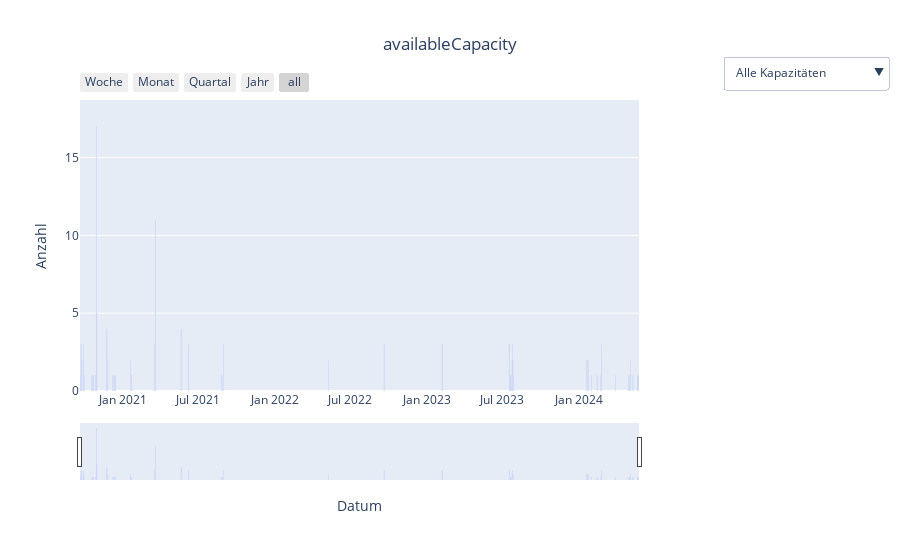

Notebook code for this chart:
### Code cell
df['publishTime'] = pd.to_datetime(df['publishTime']).dt.date

df_filter = df.filter(['publishTime', 'availableCapacity','counter_1'])

df_aggregated = df_filter.groupby(['publishTime', 'availableCapacity'], as_index=False).agg({'counter_1': 'count'})

available_capacities_sorted = sorted(df_aggregated['availableCapacity'].unique())

fig = go.Figure()

dropdown_buttons = []

for i, available_capacity in enumerate(available_capacities_sorted):
    filtered_df = df_aggregated[df_aggregated['availableCapacity'] == available_capacity]
    
    fig.add_trace(go.Bar(
        x=filtered_df['publishTime'],
        y=filtered_df['counter_1'],
        name=f'availableCapacity: {available_capacity}',
        visible=False 
    ))
    
    dropdown_buttons.append({
        'label': f'availableCapacity: {available_capacity}',
        'method': 'update',
        'args': [{'visible': [i == j for j in range(len(available_capacities_sorted))]}]  
    })

dropdown_buttons.insert(0, {
    'label': 'Alle Kapazitäten',
    'method': 'update',
    'args': [{'visible': [True] * len(available_capacities_sorted)}]
})

fig.data[0].visible = True

fig.update_layout(
    title='availableCapacity',
    xaxis=dict(
        title='Datum',
        rangeslider=dict(visible=True),
        type='date',
        rangeselector=dict(
            buttons=list([
                dict(count=7, label='Woche', step='day', stepmode='backward'),
                dict(count=1, label='Monat', step='month', stepmode='backward'),
                dict(count=3, label='Quartal', step='month', stepmode='backward'),  
                dict(count=1, label='Jahr', step='year', stepmode='backward'),
                dict(step='all')  
            ])
        )
    ),
    yaxis_title='Anzahl',
    yaxis=dict(
        title='Anzahl',
        autorange=False,  
        range=[0, df_aggregated['counter_1'].max() * 1.1]  
    ),
    title_x=0.5, 
    updatemenus=[{
        'buttons': dropdown_buttons,
        'direction': 'down',
        'showactive': True,
        'x': 1.15,  
        'xanchor': 'left',
        'y': 1.15,
        'yanchor': 'top'
    }]
)

fig.show()

### Figure 1 — Plotly figure (JSON) as saved in the notebook; plotly's stock layout.template omitted (floating-point values rounded to 4 significant figures)
{"data": [{"name": "availableCapacity: 0", "type": "bar", "visible": true, "x": ["2020-09-21", "2020-09-23", "2020-09-24", "2020-09-28", "2020-09-29", "2020-09-30", "2020-10-19", "2020-10-20", "2020-10-22", "2020-10-27", "2020-10-30", "2020-10-31", "2020-11-24", "2020-11-26", "2020-12-07", "2020-12-10", "2020-12-13", "2020-12-14", "2021-01-20", "2021-01-21", "2021-01-22", "2021-03-19", "2021-03-20", "2021-05-21", "2021-06-07", "2021-08-27", "2021-08-31", "2022-05-10", "2022-09-20", "2023-02-06", "2023-02-07", "2023-07-17", "2023-07-18", "2023-07-20", "2023-07-21", "2023-07-23", "2023-07-24", "2023-07-25", "2023-07-26", "2023-07-27", "2024-01-19", "2024-01-20", "2024-01-23", "2024-01-30", "2024-02-13", "2024-02-21", "2024-02-23", "2024-02-24", "2024-03-28", "2024-04-29", "2024-05-01", "2024-05-02", "2024-05-03", "2024-05-09", "2024-05-20", "2024-05-21", "2024-05-23"], "y": [1, 3, 2, 2, 3, 1, 1, 1, 1, 1, 17, 5, 4, 2, 1, 1, 1, 1, 2, 1, 1, 3, 11, 4, 3, 1, 3, 2, 3, 3, 3, 3, 3, 1, 1, 1, 2, 3, 2, 1, 2, 2, 2, 1, 1, 1, 3, 2, 1, 1, 1, 1, 2, 1, 1, 1, 1]}, {"name": "availableCapacity: 75", "type": "bar", "visible": false, "x": ["2024-01-23", "2024-01-24", "2024-01-25", "2024-01-26", "2024-01-27", "2024-01-28", "2024-01-29"], "y": [2, 1, 1, 1, 2, 3, 1]}, {"name": "availableCapacity: 100", "type": "bar", "visible": false, "x": ["2024-02-24", "2024-02-25"], "y": [1, 2]}, {"name": "availableCapacity: 140", "type": "bar", "visible": false, "x": ["2021-01-18", "2021-01-19", "2021-01-20"], "y": [1, 1, 1]}, {"name": "availableCapacity: 150", "type": "bar", "visible": false, "x": ["2024-01-22", "2024-01-23", "2024-01-29", "2024-01-30", "2024-02-13", "2024-02-24", "2024-03-28", "2024-04-29", "2024-04-30", "2024-05-04"], "y": [1, 2, 1, 3, 2, 1, 1, 1, 1, 1]}, {"name": "availableCapacity: 173", "type": "bar", "visible": false, "x": ["2024-01-20"], "y": [2]}, {"name": "availableCapacity: 200", "type": "bar", "visible": false, "x": ["2021-02-13", "2021-02-17", "2021-02-21", "2021-08-31", "2022-01-24", "2022-06-15", "2022-06-16", "2022-06-24", "2022-06-28", "2024-02-25", "2024-02-26", "2024-04-30", "2024-05-01", "2024-05-02", "2024-05-03", "2024-05-04", "2024-05-09"], "y": [4, 4, 2, 2, 2, 2, 1, 2, 2, 1, 2, 1, 1, 1, 2, 1, 1]}, {"name": "availableCapacity: 240", "type": "bar", "visible": false, "x": ["2020-11-16", "2020-11-17", "2020-11-19", "2020-11-20"], "y": [1, 1, 1, 1]}, {"name": "availableCapacity: 250", "type": "bar", "visible": false, "x": ["2023-04-24", "2023-04-25"], "y": [9, 3]}, {"name": "availableCapacity: 252", "type": "bar", "visible": false, "x": ["2021-01-30"], "y": [1]}, {"name": "availableCapacity: 260", "type": "bar", "visible": false, "x": ["2021-01-18", "2021-01-19", "2024-01-19"], "y": [2, 1, 2]}, {"name": "availableCapacity: 266", "type": "bar", "visible": false, "x": ["2021-01-10", "2021-01-13", "2021-01-18", "2021-01-21", "2021-01-23", "2021-01-24", "2021-02-03", "2021-02-04", "2021-09-08", "2021-09-17"], "y": [3, 1, 1, 1, 2, 1, 1, 1, 1, 1]}, {"name": "availableCapacity: 273", "type": "bar", "visible": false, "x": ["2021-01-06", "2021-01-08", "2021-01-26", "2021-01-27", "2021-01-28", "2021-01-29", "2021-09-08", "2021-09-17"], "y": [2, 1, 3, 1, 1, 1, 1, 1]}, {"name": "availableCapacity: 280", "type": "bar", "visible": false, "x": ["2021-01-01", "2021-01-02", "2021-01-05", "2021-01-09", "2021-09-10", "2021-09-11"], "y": [1, 2, 1, 1, 1, 1]}, {"name": "availableCapacity: 287", "type": "bar", "visible": false, "x": ["2021-01-10", "2021-01-13", "2021-01-21", "2021-01-24", "2021-02-05"], "y": [3, 1, 1, 1, 1]}, {"name": "availableCapacity: 294", "type": "bar", "visible": false, "x": ["2020-12-22", "2021-01-06", "2021-01-10", "2021-01-21", "2021-01-26", "2021-02-05", "2021-02-08", "2021-09-12", "2021-09-15", "2021-09-16", "2021-09-17", "2022-07-22"], "y": [1, 1, 1, 1, 1, 2, 2, 1, 1, 1, 2, 1]}, {"name": "availableCapacity: 300", "type": "bar", "visible": false, "x": ["2024-01-23"], "y": [1]}], "layout": {"title": {"text": "availableCapacity", "x": 0.5}, "updatemenus": [{"buttons": [{"args": [{"visible": [true, true, true, true, true, true, true, true, true, true, true, true, true, true, true, true, true]}], "label": "Alle Kapazitäten", "method": "update"}, {"args": [{"visible": [true, false, false, false, false, false, false, false, false, false, false, false, false, false, false, false, false]}], "label": "availableCapacity: 0", "method": "update"}, {"args": [{"visible": [false, true, false, false, false, false, false, false, false, false, false, false, false, false, false, false, false]}], "label": "availableCapacity: 75", "method": "update"}, {"args": [{"visible": [false, false, true, false, false, false, false, false, false, false, false, false, false, false, false, false, false]}], "label": "availableCapacity: 100", "method": "update"}, {"args": [{"visible": [false, false, false, true, false, false, false, false, false, false, false, false, false, false, false, false, false]}], "label": "availableCapacity: 140", "method": "update"}, {"args": [{"visible": [false, false, false, false, true, false, false, false, false, false, false, false, false, false, false, false, false]}], "label": "availableCapacity: 150", "method": "update"}, {"args": [{"visible": [false, false, false, false, false, true, false, false, false, false, false, false, false, false, false, false, false]}], "label": "availableCapacity: 173", "method": "update"}, {"args": [{"visible": [false, false, false, false, false, false, true, false, false, false, false, false, false, false, false, false, false]}], "label": "availableCapacity: 200", "method": "update"}, {"args": [{"visible": [false, false, false, false, false, false, false, true, false, false, false, false, false, false, false, false, false]}], "label": "availableCapacity: 240", "method": "update"}, {"args": [{"visible": [false, false, false, false, false, false, false, false, true, false, false, false, false, false, false, false, false]}], "label": "availableCapacity: 250", "method": "update"}, {"args": [{"visible": [false, false, false, false, false, false, false, false, false, true, false, false, false, false, false, false, false]}], "label": "availableCapacity: 252", "method": "update"}, {"args": [{"visible": [false, false, false, false, false, false, false, false, false, false, true, false, false, false, false, false, false]}], "label": "availableCapacity: 260", "method": "update"}, {"args": [{"visible": [false, false, false, false, false, false, false, false, false, false, false, true, false, false, false, false, false]}], "label": "availableCapacity: 266", "method": "update"}, {"args": [{"visible": [false, false, false, false, false, false, false, false, false, false, false, false, true, false, false, false, false]}], "label": "availableCapacity: 273", "method": "update"}, {"args": [{"visible": [false, false, false, false, false, false, false, false, false, false, false, false, false, true, false, false, false]}], "label": "availableCapacity: 280", "method": "update"}, {"args": [{"visible": [false, false, false, false, false, false, false, false, false, false, false, false, false, false, true, false, false]}], "label": "availableCapacity: 287", "method": "update"}, {"args": [{"visible": [false, false, false, false, false, false, false, false, false, false, false, false, false, false, false, true, false]}], "label": "availableCapacity: 294", "method": "update"}, {"args": [{"visible": [false, false, false, false, false, false, false, false, false, false, false, false, false, false, false, false, true]}], "label": "availableCapacity: 300", "method": "update"}], "direction": "down", "showactive": true, "x": 1.15, "xanchor": "left", "y": 1.15, "yanchor": "top"}], "xaxis": {"rangeselector": {"buttons": [{"count": 7, "label": "Woche", "step": "day", "stepmode": "backward"}, {"count": 1, "label": "Monat", "step": "month", "stepmode": "backward"}, {"count": 3, "label": "Quartal", "step": "month", "stepmode": "backward"}, {"count": 1, "label": "Jahr", "step": "year", "stepmode": "backward"}, {"step": "all"}]}, "rangeslider": {"visible": true}, "title": {"text": "Datum"}, "type": "date"}, "yaxis": {"autorange": false, "range": [0, 18.7], "title": {"text": "Anzahl"}}}}
